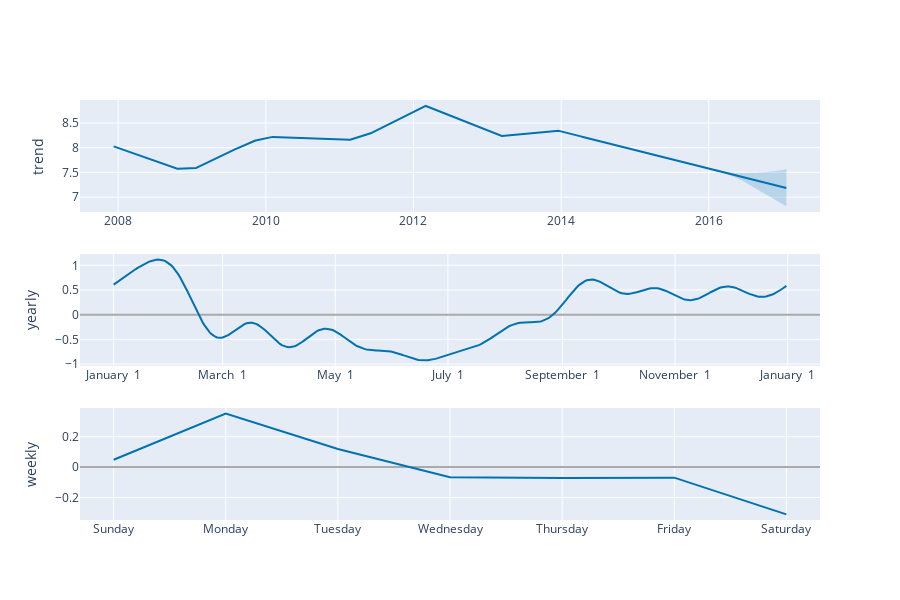

The notebook cell saved with this chart:
### Code cell
plot_components_plotly(m, forecast)

### Figure 1 — Plotly figure (JSON) as saved in the notebook; plotly's stock layout.template omitted (floating-point values rounded to 4 significant figures; data arrays with more than 128 entries replaced by an {"elided": "..."} marker saying what was removed)
{"data": [{"line": {"color": "#0072B2", "width": 2}, "mode": "lines", "name": "trend", "type": "scatter", "x": {"elided": "3270 str values"}, "xaxis": "x", "y": {"elided": "3270 float values"}, "yaxis": "y"}, {"line": {"color": "rgba(0, 114, 178, 0.2)", "width": 0}, "mode": "lines", "name": "trend_upper", "type": "scatter", "x": {"elided": "3270 str values"}, "xaxis": "x", "y": {"elided": "3270 float values"}, "yaxis": "y"}, {"fill": "tonexty", "fillcolor": "rgba(0, 114, 178, 0.2)", "line": {"color": "rgba(0, 114, 178, 0.2)", "width": 0}, "mode": "lines", "name": "trend_lower", "type": "scatter", "x": {"elided": "3270 str values"}, "xaxis": "x", "y": {"elided": "3270 float values"}, "yaxis": "y"}, {"line": {"color": "#0072B2", "width": 2}, "mode": "lines", "name": "yearly", "type": "scatter", "x": {"elided": "365 str values"}, "xaxis": "x2", "y": {"elided": "365 float values"}, "yaxis": "y2"}, {"line": {"color": "#0072B2", "width": 2}, "mode": "lines", "name": "weekly", "type": "scatter", "x": ["2017-01-01T00:00:00", "2017-01-02T00:00:00", "2017-01-03T00:00:00", "2017-01-04T00:00:00", "2017-01-05T00:00:00", "2017-01-06T00:00:00", "2017-01-07T00:00:00"], "xaxis": "x3", "y": [0.0483, 0.3523, 0.1196, -0.06663, -0.0723, -0.06957, -0.3117], "yaxis": "y3"}], "layout": {"height": 600, "showlegend": false, "width": 900, "xaxis": {"anchor": "y", "domain": [0, 1], "range": ["2007-06-26T14:24:00", "2017-07-04T09:36:00"], "type": "date"}, "xaxis2": {"anchor": "y2", "domain": [0, 1], "range": ["2016-12-13T18:54:02.958904115", "2018-01-18T11:04:57.863013581"], "tickformat": "%B %e", "type": "date"}, "xaxis3": {"anchor": "y3", "domain": [0, 1], "range": ["2016-12-31T16:48:00", "2017-01-07T07:12:00"], "tickformat": "%A", "type": "date"}, "yaxis": {"anchor": "x", "domain": [0.7333, 1], "rangemode": "normal", "title": {"text": "trend"}, "zerolinecolor": "#AAA"}, "yaxis2": {"anchor": "x2", "domain": [0.3667, 0.6333], "title": {"text": "yearly"}, "zerolinecolor": "#AAA"}, "yaxis3": {"anchor": "x3", "domain": [0, 0.2667], "title": {"text": "weekly"}, "zerolinecolor": "#AAA"}}}
